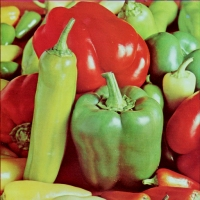
%> input picture images/peppers.jpg, 200 x 200 px
$ octave seg.m   (GNU Octave 9; MATLAB toolbox functions it lacks are replaced by stand-ins)
%> lines starting %> are read from the running program, lines starting %| are printed output that depends on the picture; in (x1, y1, x2, y2) boxes, pixels count from 0 and x2, y2 are one past the last pixel; in counts of white or black regions, pixels touching at a corner belong together; the program's own positions count from 1
clear
close all
%Image segmentation
%Thresholding images using relational operator
I = imread("images/peppers.jpg");
%> I is the input picture: size 200x200x3 uint8; mean R, G, B 149.3, 115.1, 66.3
gs = im2gray(I);
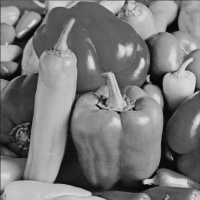
%> gs: size 200x200 uint8; min 6, max 224, mean 119.8
gsAdj = imadjust(gs);
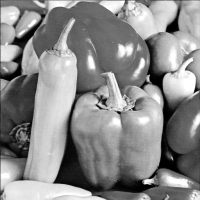
%> gsAdj: size 200x200 uint8; min 0, max 255, mean 138

BW = gsAdj> 255/2;
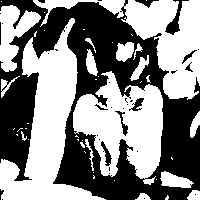
%> BW: size 200x200 logical; 53.5% white; 34 black regions (23 under 20 px), largest, box (x1, y1, x2, y2) and area: (0, 0, 200, 200) 17777, (165, 0, 189, 35) 235, (101, 141, 112, 166) 107

figure, montage({gs,BW});
%> after `montage({gs,BW})`:
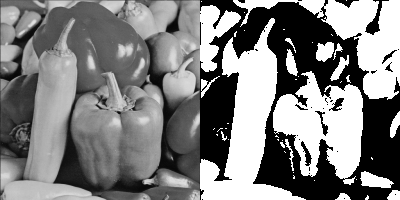
%> displayed picture: size 200x400, on the screen's scale of 0 to 255; min 0, max 255, mean 128.1
%Identify best threshold auto
level = graythresh(I);
%> level = 0.435
BWg = imbinarize(gsAdj,level);%global threshold
%> BWg: size 200x200 logical; 60.8% white; 57 black regions (45 under 20 px), largest, box (x1, y1, x2, y2) and area: (0, 2, 200, 200) 14870, (166, 0, 184, 34) 202, (93, 94, 107, 107) 68
figure,montage({I,gs,BW,BWg});
%> after `montage({I,gs,BW,BWg})`:
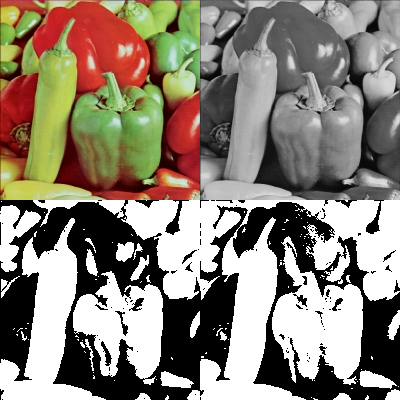
%> displayed picture: size 400x400x3, on the screen's scale of 0 to 255; mean R, G, B 140.2, 131.6, 119.4

% smaller region
BWadapt = imbinarize(gsAdj,"adaptive");
%> BWadapt: size 200x200 logical; 29.3% white; 115 white regions (62 under 20 px), largest, box (x1, y1, x2, y2) and area: (48, 18, 77, 181) 1301, (131, 84, 163, 185) 1142, (128, 1, 177, 40) 786
figure, imshowpair(gsAdj,BWadapt,"montage");

% smaller region
BWadapt = imbinarize(gsAdj,"adaptive","ForegroundPolarity","dark");
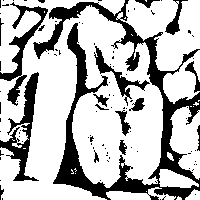
%> BWadapt: size 200x200 logical; 72.4% white; 97 black regions (81 under 20 px), largest, box (x1, y1, x2, y2) and area: (33, 0, 200, 200) 6909, (0, 72, 39, 181) 1266, (0, 2, 48, 106) 1035
figure, imshowpair(gsAdj,BWadapt,"montage");
%> after `imshowpair(gsAdj,BWadapt,"montage")`:
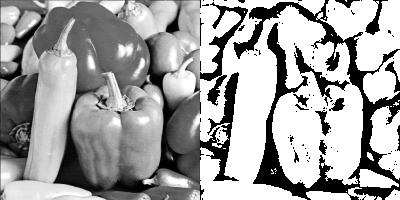
%> displayed picture: size 200x400, on the screen's scale of 0 to 255; min 0, max 255, mean 161.3

$ run again, with images/baboon.jpg copied over images/peppers.jpg
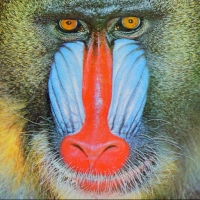
%> input picture images/baboon.jpg, 200 x 200 px
%> I is the input picture: size 200x200x3 uint8; mean R, G, B 136.9, 128.4, 112.6
%> `BW = gsAdj> 255/2;`:
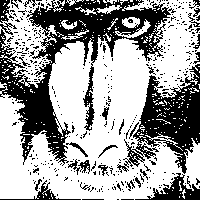
%> BW: size 200x200 logical; 62.7% white; 404 black regions (378 under 20 px), largest, box (x1, y1, x2, y2) and area: (0, 0, 176, 166) 8127, (117, 64, 200, 174) 3725, (135, 173, 200, 200) 653
%> level = 0.522
%> BWg: size 200x200 logical; 57.7% white; 345 black regions (321 under 20 px), largest, box (x1, y1, x2, y2) and area: (0, 0, 177, 175) 9286, (91, 63, 200, 200) 5214, (0, 178, 107, 200) 326
%> `imshowpair(gsAdj,BWadapt,"montage")`:
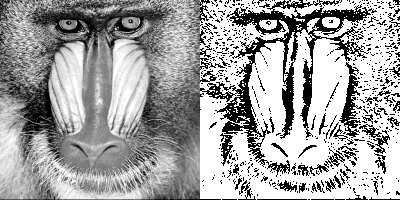
%> displayed picture: size 200x400, on the screen's scale of 0 to 255; min 0, max 255, mean 163.3

$ run again, with images/bear.jpg copied over images/peppers.jpg
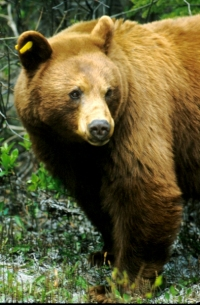
%> input picture images/bear.jpg, 200 x 305 px
%> I is the input picture: size 305x200x3 uint8; mean R, G, B 95.8, 90.4, 52.4
%> `BW = gsAdj> 255/2;`:
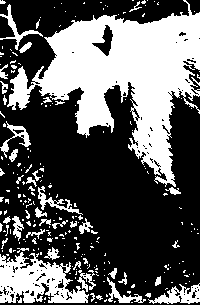
%> BW: size 305x200 logical; 36.3% white; 238 white regions (196 under 20 px), largest, box (x1, y1, x2, y2) and area: (7, 0, 200, 187) 15229, (0, 252, 89, 303) 2619, (148, 283, 200, 304) 519
%> level = 0.38
%> BWg: size 305x200 logical; 47.1% white; 180 white regions (155 under 20 px), largest, box (x1, y1, x2, y2) and area: (0, 0, 200, 197) 18744, (0, 247, 200, 304) 5440, (0, 162, 98, 250) 2402
%> `imshowpair(gsAdj,BWadapt,"montage")`:
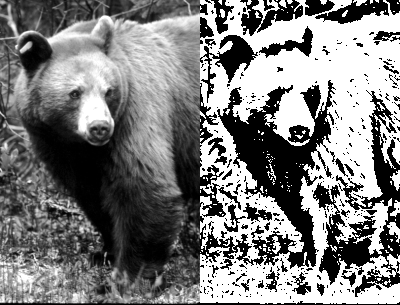
%> displayed picture: size 305x400, on the screen's scale of 0 to 255; min 0, max 255, mean 126.9

$ run again, with images/brandyrose.jpg copied over images/peppers.jpg
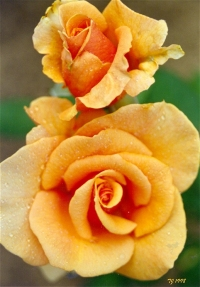
%> input picture images/brandyrose.jpg, 200 x 287 px
%> I is the input picture: size 287x200x3 uint8; mean R, G, B 185.3, 137, 60.5
%> BW: size 287x200 logical; 59.9% white; 36 black regions (23 under 20 px), largest, box (x1, y1, x2, y2) and area: (54, 0, 200, 139) 7978, (0, 0, 57, 163) 5895, (0, 166, 200, 287) 4956
%> level = 0.529
%> BWg: size 287x200 logical; 58.2% white; 35 black regions (23 under 20 px), largest, box (x1, y1, x2, y2) and area: (50, 0, 200, 140) 8490, (0, 0, 57, 163) 5919, (0, 166, 200, 287) 5117
%> `imshowpair(gsAdj,BWadapt,"montage")`:
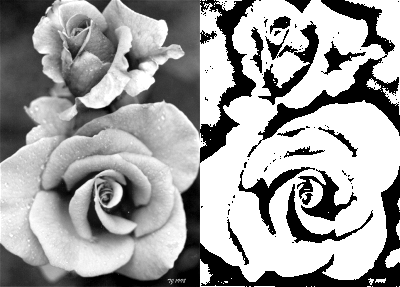
%> displayed picture: size 287x400, on the screen's scale of 0 to 255; min 0, max 255, mean 160.9
